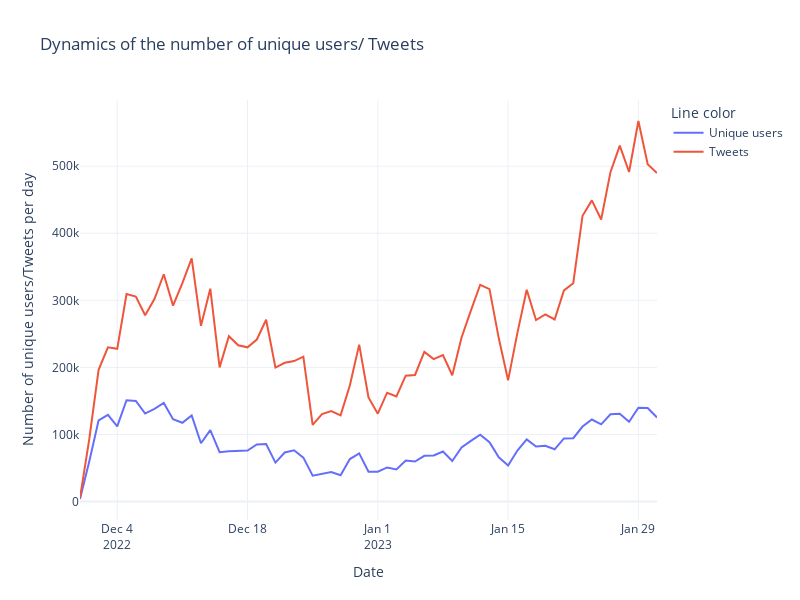

Notebook code for this chart:
### Code cell
fig = px.line(df, x="date", y="total", title='Dynamics of the number of unique users/ Tweets',color="Line color",
                labels=dict(date="Date", total="Number of unique users/Tweets per day"),template="plotly_white",
                 width=800, height=600)

fig.show()
